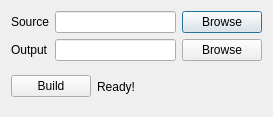
<?xml version="1.0" encoding="UTF-8"?>
<ui version="4.0">
 <class>Dialog</class>
 <widget class="QDialog" name="Dialog">
  <property name="geometry">
   <rect>
    <x>0</x>
    <y>0</y>
    <width>273</width>
    <height>117</height>
   </rect>
  </property>
  <property name="windowTitle">
   <string>sphinx-build-qt</string>
  </property>
  <layout class="QHBoxLayout" name="horizontalLayout_2">
   <item>
    <layout class="QVBoxLayout" name="verticalLayout">
     <item>
      <layout class="QGridLayout" name="gridLayout">
       <item row="0" column="0">
        <widget class="QLabel" name="label">
         <property name="text">
          <string>Source</string>
         </property>
        </widget>
       </item>
       <item row="0" column="1">
        <widget class="QLineEdit" name="sourceLineEdit"/>
       </item>
       <item row="0" column="2">
        <widget class="QPushButton" name="sourceButton">
         <property name="text">
          <string>Browse</string>
         </property>
        </widget>
       </item>
       <item row="1" column="0">
        <widget class="QLabel" name="label_2">
         <property name="text">
          <string>Output</string>
         </property>
        </widget>
       </item>
       <item row="1" column="1">
        <widget class="QLineEdit" name="outputLineEdit"/>
       </item>
       <item row="1" column="2">
        <widget class="QPushButton" name="outputButton">
         <property name="text">
          <string>Browse</string>
         </property>
        </widget>
       </item>
      </layout>
     </item>
     <item>
      <layout class="QHBoxLayout" name="horizontalLayout">
       <item>
        <widget class="QPushButton" name="buildButton">
         <property name="text">
          <string>Build</string>
         </property>
        </widget>
       </item>
       <item>
        <widget class="QLabel" name="statusLabel">
         <property name="text">
          <string>Ready!</string>
         </property>
        </widget>
       </item>
       <item>
        <spacer name="horizontalSpacer">
         <property name="orientation">
          <enum>Qt::Horizontal</enum>
         </property>
         <property name="sizeHint" stdset="0">
          <size>
           <width>40</width>
           <height>20</height>
          </size>
         </property>
        </spacer>
       </item>
      </layout>
     </item>
    </layout>
   </item>
  </layout>
 </widget>
 <resources/>
 <connections/>
</ui>
